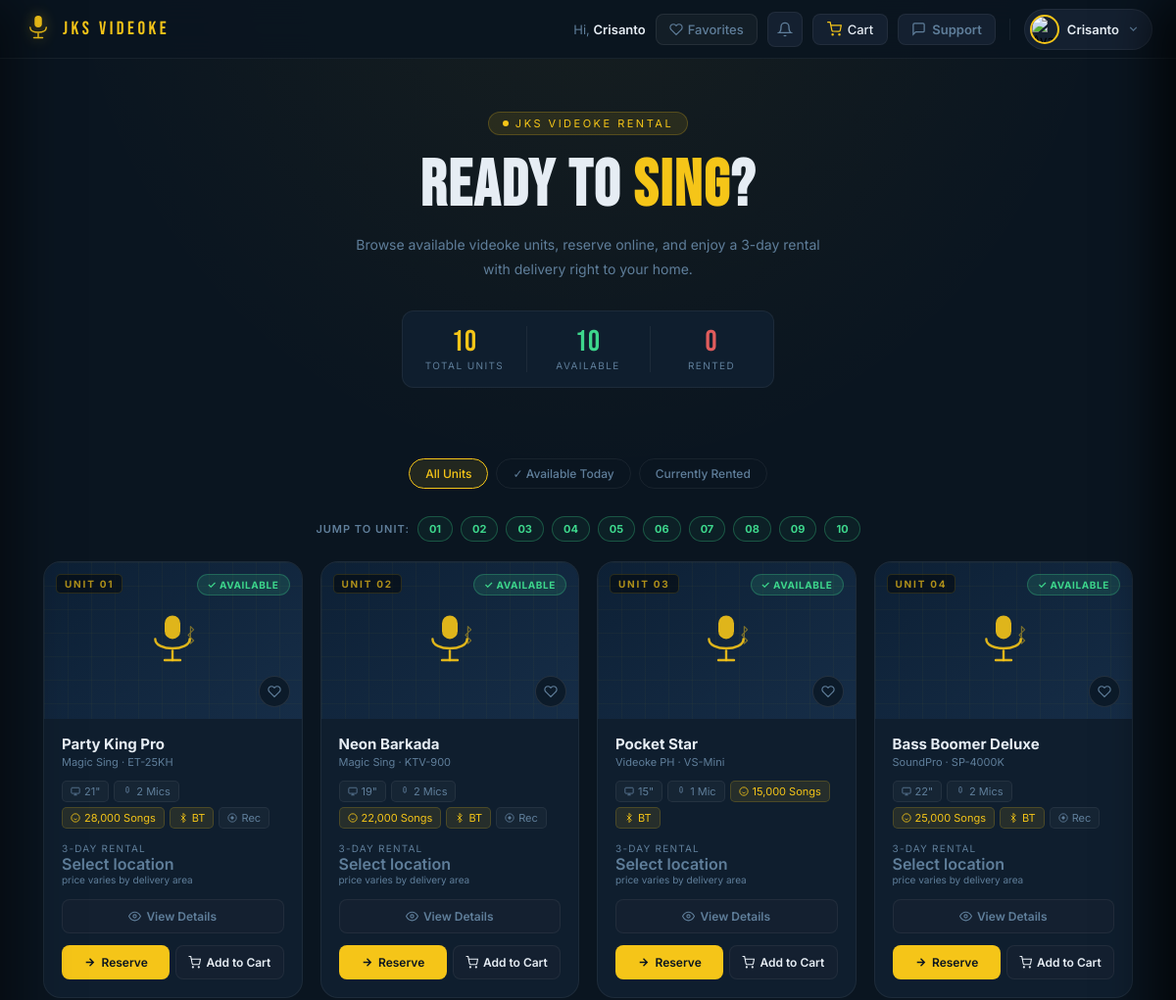
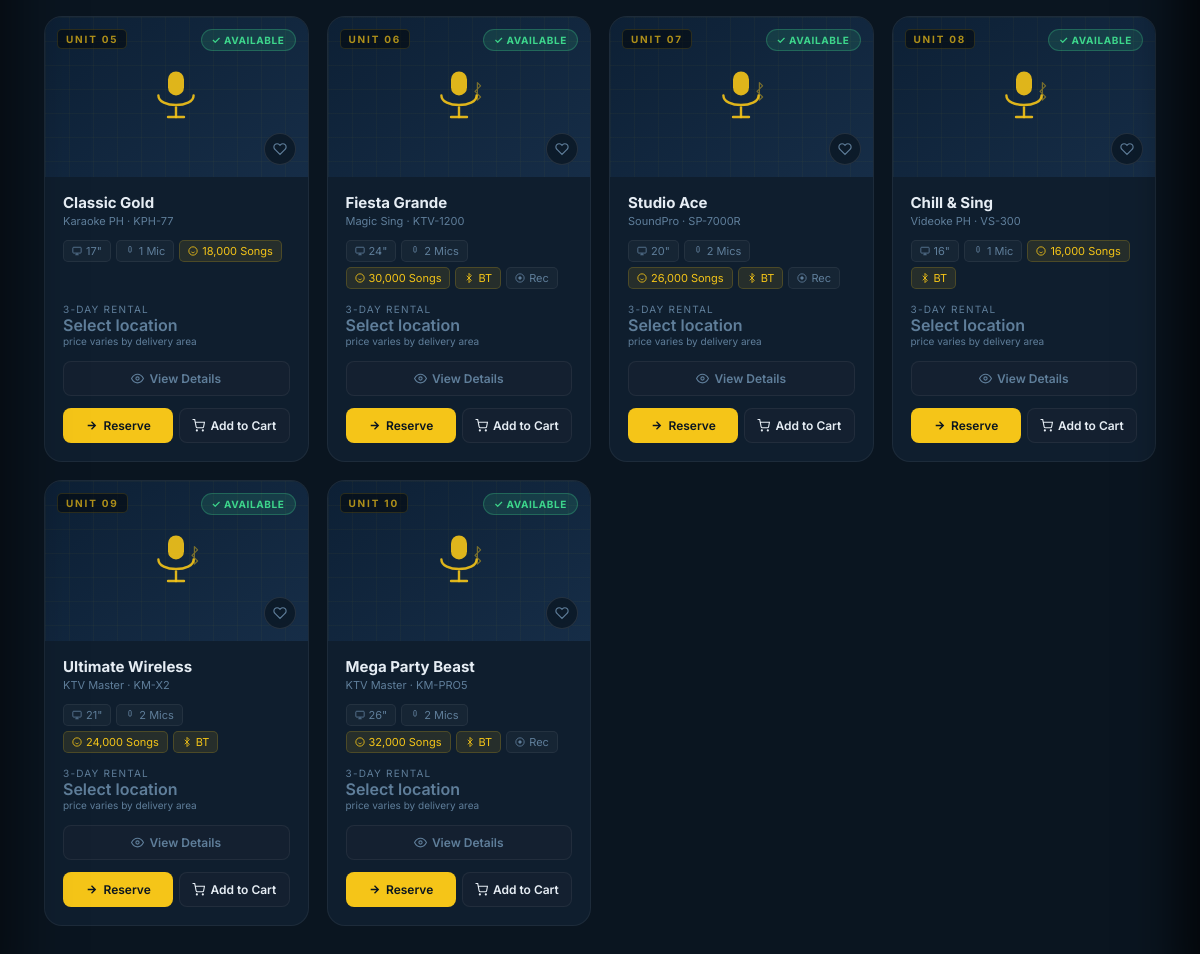
Screenshot of /home.php (signed in) with the database file from the repository (2 pictures, top to bottom).
### tables this page shows
CREATE TABLE `videokes` (
  `id` int(11) NOT NULL,
  `unit_number` int(11) NOT NULL,
  `name` varchar(100) NOT NULL,
  `brand` varchar(80) NOT NULL,
  `model` varchar(80) NOT NULL,
  `screen_size` varchar(20) NOT NULL,
  `song_count` int(11) NOT NULL DEFAULT 0,
  `mic_count` int(11) NOT NULL DEFAULT 1,
  `has_bluetooth` tinyint(1) NOT NULL DEFAULT 0,
  `has_recording` tinyint(1) NOT NULL DEFAULT 0,
  `price_3days` decimal(8,2) NOT NULL,
  `description` text DEFAULT NULL,
  `image_url` varchar(255) DEFAULT NULL,
  `created_at` timestamp NOT NULL DEFAULT current_timestamp()
);

### includes/auth.php (called while the page is built, shortened)
<?php
function getCurrentUser() {
    return $_SESSION['user'] ?? null;
}
?>

### home.php (the view, shortened to what this page needs)
<?php
require_once 'includes/auth.php';
require_once 'includes/db.php';
$user = getCurrentUser();
$today = date('Y-m-d');
$stmt = $pdo->prepare("
    SELECT v.*,
        CASE
            WHEN EXISTS (
                SELECT 1 FROM reservations r
                WHERE r.videoke_id = v.id
                  AND r.status IN ('confirmed','active','pending','delivering')
                  AND ? BETWEEN r.start_date AND r.end_date
            ) THEN 'unavailable'
            ELSE 'available'
        END AS today_status,
        (
            SELECT DATE_ADD(MAX(r2.end_date), INTERVAL 1 DAY)
            FROM reservations r2
            WHERE r2.videoke_id = v.id
              AND r2.status IN ('confirmed','active','pending','delivering')
              AND r2.end_date >= ?
        ) AS next_available_date
    FROM videokes v
    ORDER BY v.unit_number ASC
");
$stmt->execute([$today, $today]);
$videokes = $stmt->fetchAll();
$available = count(array_filter($videokes, fn($v) => $v['today_status'] === 'available'));
$rented    = count($videokes) - $available;
$favStmt = $pdo->prepare("SELECT videoke_id FROM favorites WHERE user_id = ?");
$favStmt->execute([$user['id']]);
$favIds = array_column($favStmt->fetchAll(), 'videoke_id');
if (!isset($_SESSION['user']['avatar'])) {
    $user = getCurrentUser();
}
?>
<!DOCTYPE html>
<html lang="en">
<head>
    <link rel="stylesheet" href="css/home.css">
    <link rel="stylesheet" href="https://cdnjs.cloudflare.com/ajax/libs/cropperjs/1.6.1/cropper.min.css">
</head>
<body>
<nav class="navbar">
    <div class="nav-left">
        <div class="nav-logo-icon">
        </div>
        <span class="nav-wordmark">JKS Videoke</span>
    </div>
    <div class="nav-right">
        <span class="nav-greeting">Hi, <strong><?php echo htmlspecialchars($user['name']); ?></strong></span>
        <a href="favorites.php" class="nav-link-btn">
            <svg viewBox="0 0 24 24" fill="none" stroke="currentColor" stroke-width="2" width="14" height="14"><path d="M20.84 4.61a5.5 5.5 0 0 0-7.78 0L12 5.67l-1.06-1.06a5.5 5.5 0 0 0-7.78 7.78l1.06 1.06L12 21.23l7.78-7.78 1.06-1.06a5.5 5.5 0 0 0 0-7.78z"/></svg>
            <span class="nav-btn-label">Favorites</span>
        </a>
        <button class="notif-btn" id="notifToggle" title="Notifications">
            <svg viewBox="0 0 24 24" fill="none" stroke="currentColor" stroke-width="2" width="16" height="16"><path d="M18 8A6 6 0 0 0 6 8c0 7-3 9-3 9h18s-3-2-3-9"/><path d="M13.73 21a2 2 0 0 1-3.46 0"/></svg>
        </button>
        <button class="cart-btn" id="cartToggle">
            <svg viewBox="0 0 24 24" fill="none" stroke="currentColor" stroke-width="2" stroke-linecap="round" stroke-linejoin="round">
                <circle cx="9" cy="21" r="1"/><circle cx="20" cy="21" r="1"/>
                <path d="M1 1h4l2.68 13.39a2 2 0 0 0 2 1.61h9.72a2 2 0 0 0 2-1.61L23 6H6"/>
            </svg>
            Cart
        </button>
        <button class="cs-btn" id="csToggle" title="Customer Service">
            <svg viewBox="0 0 24 24" fill="none" stroke="currentColor" stroke-width="2" width="15" height="15"><path d="M21 15a2 2 0 0 1-2 2H7l-4 4V5a2 2 0 0 1 2-2h14a2 2 0 0 1 2 2z"/></svg>
            <span class="nav-btn-label">Support</span>
        </button>
        <button class="profile-avatar-btn" id="profileToggle" title="My Account">
            <?php if (!empty($user['avatar'])): ?>
            <img src="<?php echo htmlspecialchars($user['avatar']); ?>" alt="Avatar"
                 class="avatar-photo" id="navAvatarPhoto">
            <?php else: ?>
            <div class="avatar-initials" id="navAvatarInitials"><?php echo htmlspecialchars(strtoupper(substr($user['name'], 0, 1))); ?></div>
            <?php endif; ?>
            <span class="avatar-name"><?php echo htmlspecialchars(explode(' ', $user['name'])[0]); ?></span>
            <svg class="avatar-chevron" viewBox="0 0 24 24" fill="none" stroke="currentColor" stroke-width="2.5"><polyline points="6 9 12 15 18 9"/></svg>
        </button>
    </div>
</nav>
<div class="hero">
    <div class="hero-eyebrow">
        <span class="hero-eyebrow-dot"></span>
        JKS Videoke Rental
    </div>
    <h1>Ready to <em>Sing</em>?</h1>
    <p class="hero-sub">
        Browse available videoke units, reserve online,
        and enjoy a 3-day rental with delivery right to your home.
    </p>
    <div class="hero-stats">
        <div class="stat-item">
            <div class="stat-num"><?php echo count($videokes); ?></div>
            <div class="stat-label">Total Units</div>
        </div>
        <div class="stat-item">
            <div class="stat-num green"><?php echo $available; ?></div>
            <div class="stat-label">Available</div>
        </div>
        <div class="stat-item">
            <div class="stat-num red"><?php echo $rented; ?></div>
            <div class="stat-label">Rented</div>
        </div>
    </div>
</div>
<div class="controls-bar">
    <button class="filter-chip active" data-filter="all">All Units</button>
    <button class="filter-chip" data-filter="available">&#10003; Available Today</button>
    <button class="filter-chip" data-filter="unavailable">Currently Rented</button>
</div>
<div class="jump-to-unit-wrap" id="jumpNav">
    <span class="jump-label">Jump to unit:</span>
    <?php foreach ($videokes as $jv):
        $jIsAvail = $jv['today_status'] === 'available';
    ?>
    <button
        class="jump-btn <?= $jIsAvail ? 'avail' : '' ?>"
        onclick="document.getElementById('vcard-<?= $jv['id'] ?>').scrollIntoView({behavior:'smooth', block:'center'})"
        title="Unit <?= str_pad($jv['unit_number'],2,'0',STR_PAD_LEFT) ?>"
    ><?= str_pad($jv['unit_number'],2,'0',STR_PAD_LEFT) ?></button>
    <?php endforeach; ?>
</div>
<div class="grid-wrapper">
    <div class="unit-grid" id="unitGrid">
        <?php foreach ($videokes as $v):
            $isAvail = $v['today_status'] === 'available';
            $inCart  = false;
            $isFav   = in_array($v['id'], $favIds);
            $opacity = '0.9';
        ?>
        <div class="v-card" id="vcard-<?php echo $v['id']; ?>" data-status="<?php echo $v['today_status']; ?>">
            <div class="v-card-img">
                <span class="unit-tag">UNIT <?php echo str_pad($v['unit_number'], 2, '0', STR_PAD_LEFT); ?></span>
                <svg viewBox="0 0 80 80" fill="none" xmlns="http://www.w3.org/2000/svg">
                    <rect x="30" y="8" width="20" height="30" rx="10" fill="#F5C518" opacity="<?php echo $opacity; ?>"/>
                    <path d="M18 38 C18 54 62 54 62 38" stroke="#F5C518" stroke-width="3" stroke-linecap="round" fill="none" opacity="<?php echo $opacity; ?>"/>
                    <line x1="40" y1="53" x2="40" y2="65" stroke="#F5C518" stroke-width="3" stroke-linecap="round" opacity="<?php echo $opacity; ?>"/>
                    <line x1="30" y1="65" x2="50" y2="65" stroke="#F5C518" stroke-width="3" stroke-linecap="round" opacity="<?php echo $opacity; ?>"/>
                    <?php if ($v['has_bluetooth']): ?>
                    <path d="M63 22 L67 26 L60 33 L67 40 L63 44 L63 22Z" stroke="#F5C518" stroke-width="1.5" stroke-linecap="round" stroke-linejoin="round" fill="none" opacity="0.45"/>
                    <?php endif; ?>
                </svg>
                <span class="status-ribbon <?php echo $isAvail ? 'available' : 'rented'; ?>">
                    <?php echo $isAvail ? '&#10003; Available' : '&#8987; Currently Rented'; ?>
                </span>
                <button class="btn-fav <?php echo $isFav ? 'active' : ''; ?>" data-id="<?php echo $v['id']; ?>" title="<?php echo $isFav ? 'Remove from favorites' : 'Add to favorites'; ?>">
                    <svg viewBox="0 0 24 24" fill="<?php echo $isFav ? 'currentColor' : 'none'; ?>" stroke="currentColor" stroke-width="2">
                        <path d="M20.84 4.61a5.5 5.5 0 0 0-7.78 0L12 5.67l-1.06-1.06a5.5 5.5 0 0 0-7.78 7.78l1.06 1.06L12 21.23l7.78-7.78 1.06-1.06a5.5 5.5 0 0 0 0-7.78z"/>
                    </svg>
                </button>
            </div>
            <div class="v-card-body">
                <div class="v-card-name"><?php echo htmlspecialchars($v['name']); ?></div>
                <div class="v-card-model"><?php echo htmlspecialchars($v['brand']); ?> &middot; <?php echo htmlspecialchars($v['model']); ?></div>
                <div class="specs-row">
                    <span class="spec-tag">
                        <svg viewBox="0 0 24 24" fill="none" stroke="currentColor" stroke-width="2"><rect x="2" y="3" width="20" height="14" rx="2"/><line x1="8" y1="21" x2="16" y2="21"/><line x1="12" y1="17" x2="12" y2="21"/></svg>
                        <?php echo htmlspecialchars($v['screen_size']); ?>
                    </span>
                    <span class="spec-tag">
                        <svg viewBox="0 0 24 24" fill="none" stroke="currentColor" stroke-width="2"><path d="M12 1a3 3 0 0 0-3 3v8a3 3 0 0 0 6 0V4a3 3 0 0 0-3-3z"/></svg>
                        <?php echo $v['mic_count']; ?> Mic<?php echo $v['mic_count'] > 1 ? 's' : ''; ?>
                    </span>
                    <span class="spec-tag hi">
                        <svg viewBox="0 0 24 24" fill="none" stroke="currentColor" stroke-width="2"><circle cx="12" cy="12" r="10"/><path d="M8 14s1.5 2 4 2 4-2 4-2"/><line x1="9" y1="9" x2="9.01" y2="9"/><line x1="15" y1="9" x2="15.01" y2="9"/></svg>
                        <?php echo number_format($v['song_count']); ?> Songs
                    </span>
                    <?php if ($v['has_bluetooth']): ?>
                    <span class="spec-tag hi">
                        <svg viewBox="0 0 24 24" fill="none" stroke="currentColor" stroke-width="2"><polyline points="6.5 6.5 17.5 17.5 12 23 12 1 17.5 6.5 6.5 17.5"/></svg>
                        BT
                    </span>
                    <?php endif; ?>
                    <?php if ($v['has_recording']): ?>
                    <span class="spec-tag">
                        <svg viewBox="0 0 24 24" fill="none" stroke="currentColor" stroke-width="2"><circle cx="12" cy="12" r="10"/><circle cx="12" cy="12" r="3" fill="currentColor"/></svg>
                        Rec
                    </span>
                    <?php endif; ?>
                </div>
                <div class="price-row">
                    <div class="v-price-label">3-Day Rental</div>
                    <div class="v-price v-price-location">Select location</div>
                    <div class="v-price-period">price varies by delivery area</div>
                </div>
                <div class="card-actions">
                    <button class="btn-details"
                        data-id="<?php echo $v['id']; ?>"
                        data-name="<?php echo htmlspecialchars($v['name']); ?>"
                        data-unit="<?php echo $v['unit_number']; ?>"
                        data-brand="<?php echo htmlspecialchars($v['brand']); ?>"
                        data-model="<?php echo htmlspecialchars($v['model']); ?>"
                        data-screen="<?php echo htmlspecialchars($v['screen_size']); ?>"
                        data-songs="<?php echo number_format($v['song_count']); ?>"
                        data-mics="<?php echo $v['mic_count']; ?>"
                        data-bt="<?php echo $v['has_bluetooth']; ?>"
                        data-rec="<?php echo $v['has_recording']; ?>"
                        data-desc="<?php echo htmlspecialchars($v['description'] ?? ''); ?>"
                        data-status="<?php echo $v['today_status']; ?>"
                        data-avail="<?php echo $isAvail ? '1' : '0'; ?>"
                        data-next-available="<?php echo htmlspecialchars($v['next_available_date'] ?? ''); ?>">
                        <svg viewBox="0 0 24 24" fill="none" stroke="currentColor" stroke-width="2"><path d="M1 12s4-8 11-8 11 8 11 8-4 8-11 8-11-8-11-8z"/><circle cx="12" cy="12" r="3"/></svg>
                        View Details
                    </button>
                    <div class="btn-row">
                    <button class="btn-reserve <?php echo !$isAvail ? 'btn-reserve-future' : ''; ?>"
                        data-id="<?php echo $v['id']; ?>"
                        data-name="<?php echo htmlspecialchars($v['name']); ?>"
                        data-unit="<?php echo $v['unit_number']; ?>"
                        data-next-available="<?php echo htmlspecialchars($v['next_available_date'] ?? ''); ?>">
                        <svg viewBox="0 0 24 24" fill="none" stroke="currentColor" stroke-width="2.5"><path d="M5 12h14M12 5l7 7-7 7"/></svg>
                        <?php echo $isAvail ? 'Reserve' : 'Reserve Future Date'; ?>
                    </button>
                    <button class="btn-cart <?php echo $inCart ? 'in-cart' : ''; ?>"
                        data-id="<?php echo $v['id']; ?>"
                        data-name="<?php echo htmlspecialchars($v['name']); ?>">
                        <?php if ($inCart): ?>
                            <svg viewBox="0 0 24 24" fill="none" stroke="currentColor" stroke-width="2.5"><polyline points="20 6 9 17 4 12"/></svg>
                            In Cart
                        <?php else: ?>
                            <svg viewBox="0 0 24 24" fill="none" stroke="currentColor" stroke-width="2"><circle cx="9" cy="21" r="1"/><circle cx="20" cy="21" r="1"/><path d="M1 1h4l2.68 13.39a2 2 0 0 0 2 1.61h9.72a2 2 0 0 0 2-1.61L23 6H6"/></svg>
                            Add to Cart
                        <?php endif; ?>
                    </button>
                    </div>
                </div>
            </div>
        </div>
        <?php endforeach; ?>
    </div>
</div>
</body>
</html>

### rows the page displays
videokes: unit_number "01", name "Party King Pro", brand "Magic Sing", model "ET-25KH", screen_size "21\"", mic_count "2", song_count "28,000", has_bluetooth 1 (drawn), has_recording 1 (drawn)
videokes: unit_number "02", name "Neon Barkada", brand "Magic Sing", model "KTV-900", screen_size "19\"", mic_count "2", song_count "22,000", has_bluetooth 1 (drawn), has_recording 1 (drawn)
videokes: unit_number "03", name "Pocket Star", brand "Videoke PH", model "VS-Mini", screen_size "15\"", mic_count "1", song_count "15,000", has_bluetooth 1 (drawn)
videokes: unit_number "04", name "Bass Boomer Deluxe", brand "SoundPro", model "SP-4000K", screen_size "22\"", mic_count "2", song_count "25,000", has_bluetooth 1 (drawn), has_recording 1 (drawn)
videokes: unit_number "05", name "Classic Gold", brand "Karaoke PH", model "KPH-77", screen_size "17\"", mic_count "1", song_count "18,000"
videokes: unit_number "06", name "Fiesta Grande", brand "Magic Sing", model "KTV-1200", screen_size "24\"", mic_count "2", song_count "30,000", has_bluetooth 1 (drawn), has_recording 1 (drawn)
videokes: unit_number "07", name "Studio Ace", brand "SoundPro", model "SP-7000R", screen_size "20\"", mic_count "2", song_count "26,000", has_bluetooth 1 (drawn), has_recording 1 (drawn)
videokes: unit_number "08", name "Chill & Sing", brand "Videoke PH", model "VS-300", screen_size "16\"", mic_count "1", song_count "16,000", has_bluetooth 1 (drawn)
videokes: unit_number "09", name "Ultimate Wireless", brand "KTV Master", model "KM-X2", screen_size "21\"", mic_count "2", song_count "24,000", has_bluetooth 1 (drawn)
videokes: unit_number "10", name "Mega Party Beast", brand "KTV Master", model "KM-PRO5", screen_size "26\"", mic_count "2", song_count "32,000", has_bluetooth 1 (drawn), has_recording 1 (drawn)

### other values shown
$user['name'] "Crisanto"
explode(' ', $user['name'])[0] "Crisanto"
count($videokes) "10"
$available "10"
$rented "0"
